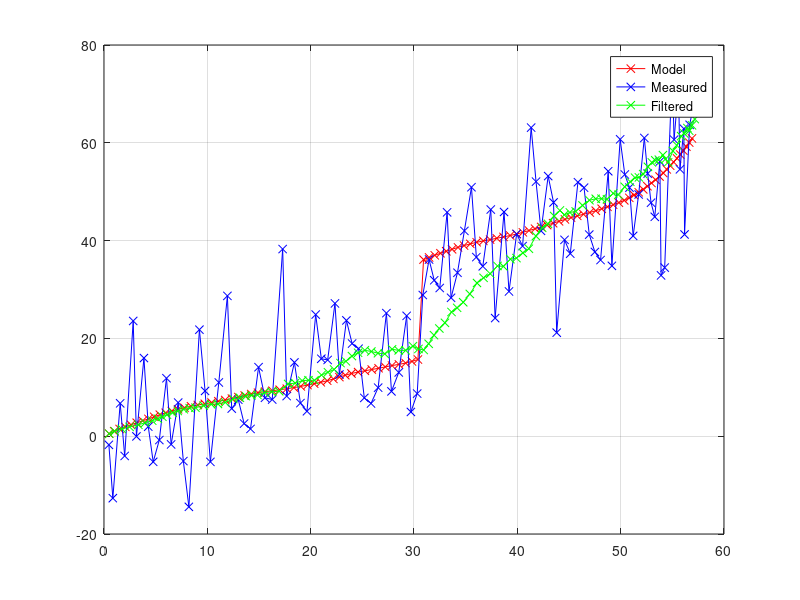

This figure's MATLAB source:
clear all;
close all;
clc;

%% Init values
dT = 0.1; 
duration = 10;
sampleCnt = duration / dT;

sigma_l_x_real = 0.1;
sigma_l_y_real = 10;
eps = [sigma_l_x_real; sigma_l_y_real];
Q_ll_real = [sigma_l_x_real^2 0;0 sigma_l_y_real^2]; %Real cofactor matrix of measurements

sigma_w_x_real = 2;
sigma_w_y_real = -3;
w_real = [sigma_w_x_real; sigma_w_y_real];
Q_ww_real = [sigma_w_x_real^2 0;0 sigma_w_y_real^2]; %Real cofactor matrix of process error
  
x_real = [0; 0; 5; 5];

T = [1 0 dT 0; 0 1 0 dT;0 0 1 0; 0 0 0 1]; %Transition Matrix

%A priori estimated erros
sigma_l_x = 0.1;
sigma_l_y = 10;
Q_ll = [sigma_l_x^2 0;0 sigma_l_y^2];

sigma_w_x = 2;
sigma_w_y = -3;
w_err_factor = 1;
w = [sigma_w_x; sigma_w_y] * w_err_factor;
Q_ww = [sigma_w_x^2 0;0 sigma_w_y^2] * w_err_factor ^ 2;

%Init estimates
S = [0.5 * dT^2 0;0 0.5 * dT^2;dT 0;0 dT];
x_hat = [0; 0; 5; 5];
Q_xx_hat = zeros(4,4);

pos_real = zeros(sampleCnt , 2);
pos_meas = zeros(sampleCnt , 2);
pos_filter = zeros(sampleCnt , 2);

periodCnt = 1;
sharpChange = 20;
changeFrame = 50;

for t = 0 : dT : duration
    white_noise = randn;
    %Simulate real state vector
    x_real = T * x_real  + S * (w_real * white_noise);
    if(periodCnt == changeFrame)
        x_real(2) = x_real(2) + sharpChange;
    end
    pos_real(periodCnt, :) = x_real(1:2)';
    
    %Simulate measured positions
    A = [1 0 0 0; 0 1 0 0];
    l_t = A * x_real + eps * randn;
    pos_meas(periodCnt, :) = l_t;
     
    %Perform filter using estimated errors
    x_dash = T * x_hat + S * (w_real * white_noise);
    Q_xx_dash = T * Q_xx_hat * T' + S * Q_ww * S';
    
    d = l_t - A * x_hat; %Innovation
    Q_dd = Q_ll + A * Q_xx_dash * A';
    
    K = Q_xx_dash * A' * Q_dd^-1;
    x_hat = x_dash + K * d;
   % Q_xx_hat = Q_xx_dash - K * Q_dd * K';
    Q_xx_hat = (eye(4) - K * A) * Q_xx_dash;
    
    pos_filter(periodCnt, :) = x_hat(1:2)';
    
    periodCnt = periodCnt + 1;
end
figure, plot(pos_real(:,1),pos_real(:,2),'-xr');
hold on; 
plot(pos_meas(:,1),pos_meas(:,2),'-xb');
plot(pos_filter(:,1),pos_filter(:,2),'-xg');
grid on;
legend('Model','Measured','Filtered','Location','best');
